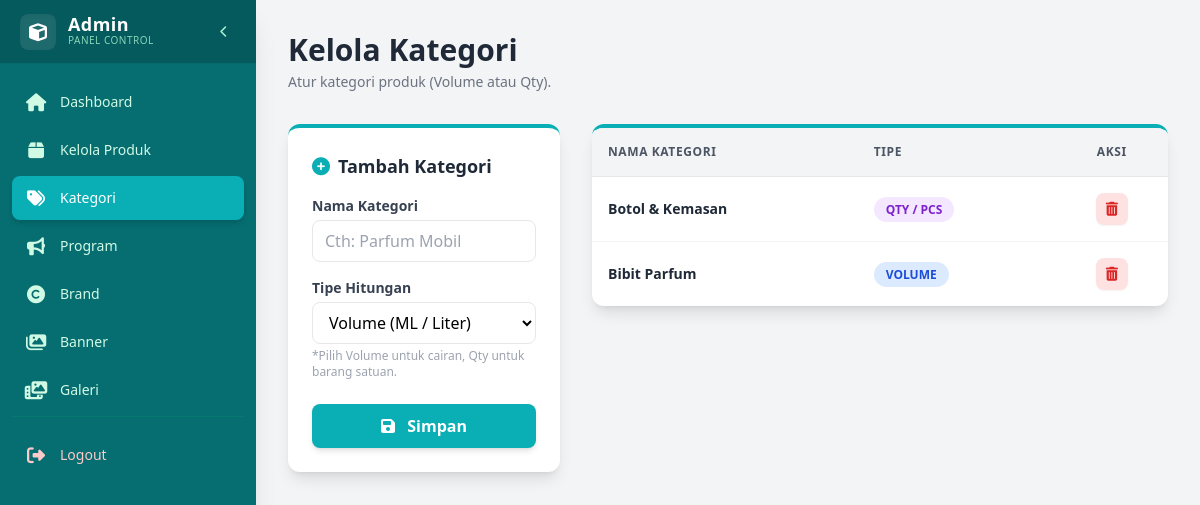
Page /admin/kategori.php (signed in) on the committed database.
### tables this page shows
CREATE TABLE `categories` (
  `id` int(11) NOT NULL AUTO_INCREMENT,
  `nama_kategori` varchar(50) NOT NULL,
  `tipe_hitung` enum('volume','qty') NOT NULL,
  PRIMARY KEY (`id`)
);

### admin/kategori.php (the view, shortened to what this page needs)
<?php
include '../config/koneksi.php';
?>
<!DOCTYPE html>
<html lang="id">
<head>
    <script src="https://cdn.tailwindcss.com"></script>
    <link rel="stylesheet" href="https://cdnjs.cloudflare.com/ajax/libs/font-awesome/6.4.0/css/all.min.css">
</head>
<body class="bg-gray-100 font-sans flex h-screen overflow-hidden">
    <?php include 'sidebar_menu.php'; ?>
    <main class="flex-1 overflow-x-hidden overflow-y-auto bg-gray-100 p-6 md:p-8">
        <div class="flex justify-between items-center mb-8">
            <div>
                <h1 class="text-3xl font-bold text-gray-800">Kelola Kategori</h1>
                <p class="text-gray-500 text-sm mt-1">Atur kategori produk (Volume atau Qty).</p>
            </div>
        </div>
        <div class="grid grid-cols-1 lg:grid-cols-3 gap-8">
            <div class="bg-white p-6 rounded-xl shadow-lg h-fit border-t-4 border-primary">
                <h3 class="text-lg font-bold text-gray-800 mb-4 flex items-center gap-2">
                    <i class="fas fa-plus-circle text-primary"></i> Tambah Kategori
                </h3>
                <form method="POST">
                    <div class="mb-4">
                        <label class="block text-sm font-bold text-gray-700 mb-1">Nama Kategori</label>
                        <input type="text" name="nama_kategori" class="w-full border px-3 py-2 rounded-lg focus:outline-none focus:ring-2 focus:ring-primary/50 transition" placeholder="Cth: Parfum Mobil" required>
                    </div>
                    <div class="mb-6">
                        <label class="block text-sm font-bold text-gray-700 mb-1">Tipe Hitungan</label>
                        <select name="tipe_hitung" class="w-full border px-3 py-2 rounded-lg bg-white focus:outline-none focus:ring-2 focus:ring-primary/50 transition">
                            <option value="volume">Volume (ML / Liter)</option>
                        </select>
                        <p class="text-xs text-gray-400 mt-1">*Pilih Volume untuk cairan, Qty untuk barang satuan.</p>
                    </div>
                    <button type="submit" name="tambah" class="w-full bg-primary hover:bg-primaryHover text-white font-bold py-2.5 rounded-lg shadow-md transition transform hover:-translate-y-0.5">
                        <i class="fas fa-save mr-2"></i> Simpan
                    </button>
                </form>
            </div>
            <div class="lg:col-span-2">
                <div class="bg-white rounded-xl shadow-lg overflow-hidden border-t-4 border-primary">
                    <div class="overflow-x-auto">
                        <table class="w-full text-left border-collapse">
                            <thead class="bg-gray-100 text-gray-600 uppercase text-xs font-bold tracking-wider">
                                <tr>
                                    <th class="p-4 border-b">Nama Kategori</th>
                                    <th class="p-4 border-b">Tipe</th>
                                    <th class="p-4 border-b text-center">Aksi</th>
                                </tr>
                            </thead>
                            <tbody class="divide-y divide-gray-100 text-sm text-gray-700">
                                <?php
                                $q = mysqli_query($conn, "SELECT * FROM categories ORDER BY id DESC");
                                if(mysqli_num_rows($q) > 0):
                                    while($row = mysqli_fetch_assoc($q)):
                                ?>
                                <tr class="hover:bg-primary/5 transition">
                                    <td class="p-4 font-bold text-gray-800">
                                        <?= $row['nama_kategori'] ?>
                                    </td>
                                    <td class="p-4">
                                        <?php if($row['tipe_hitung'] == 'volume'): ?>
                                            <span class="bg-blue-100 text-blue-700 px-3 py-1 rounded-full text-xs font-bold uppercase">Volume</span>
                                        <?php else: ?>
                                            <span class="bg-purple-100 text-purple-700 px-3 py-1 rounded-full text-xs font-bold uppercase">Qty / Pcs</span>
                                        <?php endif; ?>
                                    </td>
                                    <td class="p-4 text-center">
                                        <button onclick="hapusData(<?= $row['id'] ?>)"
                                           class="w-8 h-8 inline-flex items-center justify-center bg-red-100 text-red-600 rounded-lg hover:bg-red-600 hover:text-white transition shadow-sm"
                                           title="Hapus">
                                            <i class="fas fa-trash-alt"></i>
                                        </button>
                                    </td>
                                </tr>
                                <?php endwhile; endif; ?>
                            </tbody>
                        </table>
                    </div>
                </div>
            </div>
        </div>
    </main>
</body>
</html>

### rows in the picture
categories: nama_kategori "Botol & Kemasan", tipe_hitung "QTY / PCS"
categories: nama_kategori "Bibit Parfum", tipe_hitung "VOLUME"

### other values in the picture
$label "Dashboard Kelola Produk Kategori Program Brand Banner Galeri"
